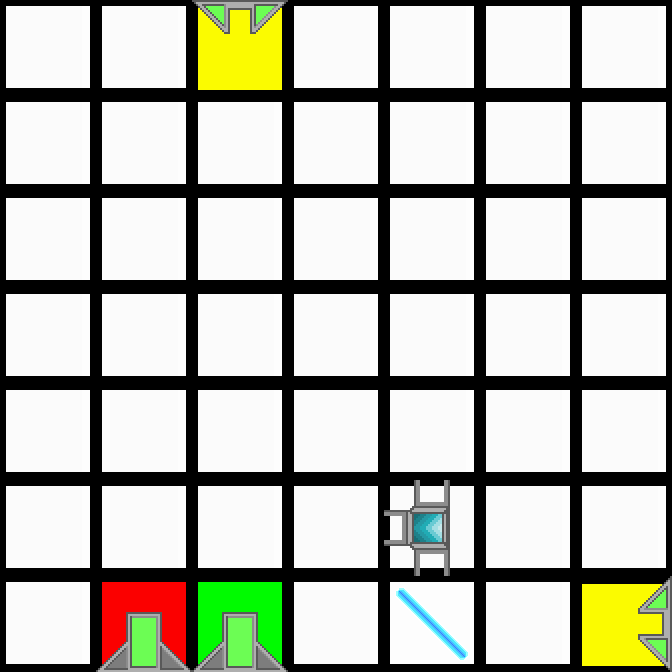

A level layout from a 2D game, rendered from its tile map. Below: a short description, then the map file with its tile-grid data intact:
An orthogonal 7x7 tile map with 96x96 px tiles, 2 tile layers (Colors, Tiles).

<map version="1.0" orientation="orthogonal" renderorder="right-down" width="7" height="7" tilewidth="96" tileheight="96">
 <properties>
  <property name="AvailableTiles" value="14, 2, 2, 1, 2, 2" />
 </properties>
 <tileset firstgid="1" source="../tiles.tsx" />
 <layer name="Colors" width="7" height="7">
  <data encoding="csv">
87,87,84,87,87,87,87,
87,87,87,87,87,87,87,
87,87,87,87,87,87,87,
87,87,87,87,87,87,87,
87,87,87,87,87,87,87,
87,87,87,87,87,87,87,
87,81,82,87,87,87,84
</data>
 </layer>
 <layer name="Tiles" width="7" height="7">
  <data encoding="csv">
1,1,11,1,1,1,1,
1,1,1,1,1,1,1,
1,1,1,1,1,1,1,
1,1,1,1,1,1,1,
1,1,1,1,1,1,1,
1,1,1,1,16,1,1,
1,5,5,1,3,1,12
</data>
 </layer>
</map>
